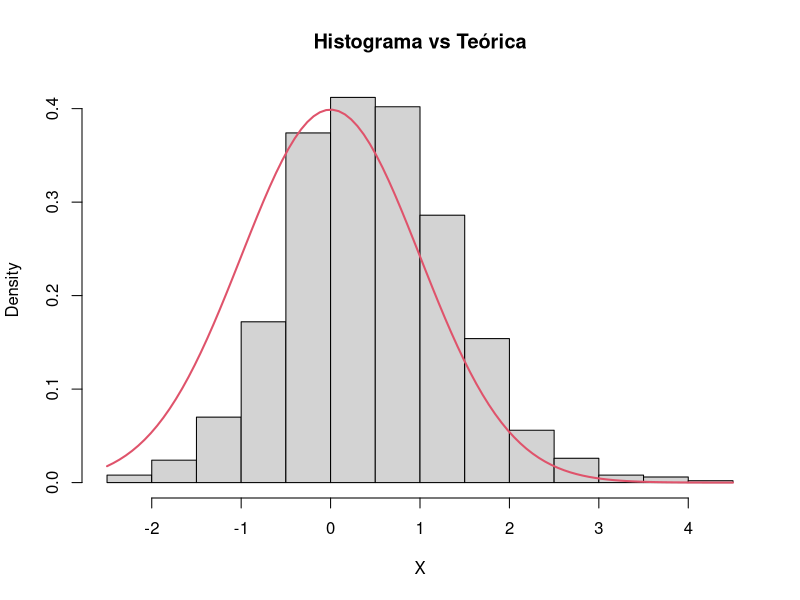
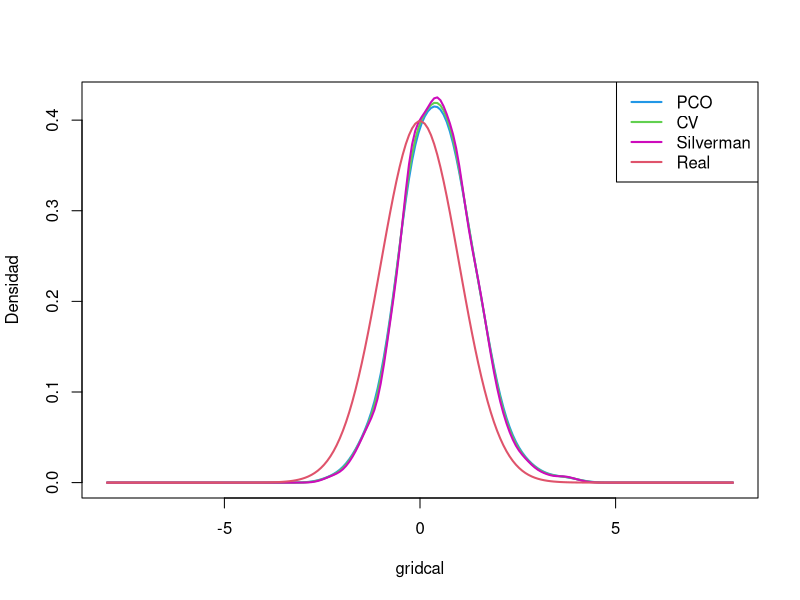

Here is the R script that generated these plots, in order:
###########################################################
#                  Configuración de Parámetros
###########################################################
n <- 1000          # Tamaño de la muestra a simular[cite: 1]
phi <- 0.9         # Coeficiente de autocorrelación (dependencia temporal)[cite: 1]
densidad <- "normal" # Tipo de densidad objetivo ('normal', 'lognormal' o 'mezcla')[cite: 1]

###########################################################
#### Parte 0: Funciones para la Densidad Mezcla
###########################################################

# Función de distribución acumulada (CDF) de la mezcla de dos normales[cite: 1]
GMix <- function(x)
{
  return(0.5*pnorm(x, mean=-2, sd=1) + 0.5*pnorm(x, mean=2, sd=1))
}

# Creación de una malla de puntos y sus probabilidades para invertir la CDF[cite: 1]
grid.mix.x <- seq(-8, 8, length.out=10000)
grid.mix.u <- GMix(grid.mix.x)

# Función cuantil (inversa de la CDF) aproximada mediante interpolación[cite: 1]
QMix <- function(u)
{
  approx(x = grid.mix.u, y = grid.mix.x, xout = u, rule = 2)$y
}

###########################################################
#### Parte 1: Generación de Uniformes con Dependencia
###########################################################

# Simulación de un proceso autorregresivo AR(1) para introducir dependencia[cite: 1]
Z <- arima.sim(model=list(ar=phi), n=n)

# Cálculo de la desviación estándar teórica del proceso estacionario[cite: 1]
sd.Z <- sqrt(1/(1 - phi^2))

# Transformación Integral de Probabilidad para obtener U(0,1) con dependencia[cite: 1]
U <- pnorm(Z, mean=0, sd=sd.Z)

###########################################################
#### Parte 2: Generación de la Muestra Objetivo
###########################################################

# Función para transformar las uniformes a la distribución deseada[cite: 1]
GenerarMuestra <- function(U, densidad)
{
  if(densidad=="normal")
  {
    MP <- 1
    X <- qnorm(U)
    gsup <- 1/sqrt(2*pi) 
    gridcal <- seq(-8, 8, length=200) 
    Delta <- diff(gridcal)[1]
  }
  else if(densidad=="lognormal")
  {
    MP <- 2
    X <- qlnorm(U, meanlog=0, sdlog=0.5)
    gsup <- exp(0.125)/(0.5*sqrt(2*pi))
    gridcal <- seq(0, qlnorm(0.999999, 0, 0.5), length=200)
    Delta <- diff(gridcal)[1]
  }
  else if(densidad=="mezcla")
  {
    MP <- 3
    X <- QMix(U)
    gsup <- 0.5*dnorm(-2, -2, 1) + 0.5*dnorm(-2, 2, 1)
    gridcal <- seq(-8, 8, length=200)
    Delta <- diff(gridcal)[1]
  }
  else
  {
    stop("Densidad no implementada")
  }
  
  return(list(X=X, gsup=gsup, MP=MP, gridcal=gridcal, Delta=Delta))
}

# Ejecución de la generación[cite: 1]
Muestra <- GenerarMuestra(U, densidad)
X <- Muestra$X
MP <- Muestra$MP
gridcal <- Muestra$gridcal
Delta <- Muestra$Delta

###########################################################
#### Parte 3: Análisis Descriptivo y Visualización
###########################################################

# Visualización del histograma comparado con la densidad teórica[cite: 1]
hist(X, probability = TRUE, breaks = 20, main="Histograma vs Teórica")

if(densidad=="normal") {curve(dnorm(x), add = TRUE, col = 2, lwd = 2)}
if(densidad=="lognormal") {curve(dlnorm(x, meanlog=0, sdlog=0.5), add=TRUE, col=2, lwd=2)}
if(densidad=="mezcla") {curve(0.5*dnorm(x, -2, 1) + 0.5*dnorm(x, 2, 1), add=TRUE, col=2, lwd=2)}

###########################################################
#### Parte 4: Estimación de Densidad por Método PCO 
###########################################################

# Definición de la familia de ventanas candidatas (H)[cite: 1]
u <- seq(0, floor(log(n))*(2/3), by = 0.1)
H <- exp(-u)
h_min <- min(H)

# Estimador de Núcleo (Kernel) Gaussiano básico[cite: 1]
gh <- function(x, h, X)
{
  n_len <- length(X)
  return(sum(dnorm((x-X)/h))/(n_len*h))
}

# Producto interno exacto de dos núcleos Gaussianos para el cálculo de penalidad
inner_prod_K <- function(h1, h2) {
  return(1 / sqrt(2 * pi * (h1^2 + h2^2)))
}

# Evaluación del estimador de "overfitting" en la malla
gh_min <- sapply(gridcal, function(z) gh(z, h_min, X))

# Función principal para seleccionar el ancho de banda usando PCO
PCO_Selection <- function(H, h_min, X, gridcal, Delta, gh_min) {
  n_len <- length(X)
  criterios <- numeric(length(H))
  estimadores <- matrix(0, nrow=length(gridcal), ncol=length(H))
  
  for(i in seq_along(H)) {
    h <- H[i]
    
    # 1. Calcular estimador para ventana h
    gh_h <- sapply(gridcal, function(z) gh(z, h, X))
    estimadores[, i] <- gh_h
    
    # 2. Calcular la norma L2 empírica (ISE discreto) respecto al overfitting
    norm_diff <- sum((gh_h - gh_min)^2) * Delta
    
    # 3. Calcular penalidad óptima
    pen_opt <- 2 * inner_prod_K(h, h_min) / n_len
    
    # 4. Criterio PCO
    criterios[i] <- norm_diff + pen_opt
  }
  
  # Seleccionar el estimador que minimiza el criterio
  idx_optimo <- which.min(criterios)
  
  return(list(
    hhat = H[idx_optimo],
    ghat = estimadores[, idx_optimo],
    criterios = criterios
  ))
}

# Ejecutar estimación PCO
PCO_result <- PCO_Selection(H, h_min, X, gridcal, Delta, gh_min)

###########################################################
#### Parte 5: Comparativa con Métodos Clásicos
###########################################################

# 1. Cross-Validation (Validación Cruzada)[cite: 1]
hcv <- bw.ucv(X)
gh.cv <- sapply(gridcal, function(z) gh(z, hcv, X))

# 2. Regla de Silverman[cite: 1]
h.sil <- bw.nrd0(X)
gh.sil <- sapply(gridcal, function(z) gh(z, h.sil, X))

# Determinar la densidad real para el cálculo del error (ISE)[cite: 1]
if(MP==1) {g.real <- dnorm(gridcal)}
if(MP==2) {g.real <- dlnorm(gridcal, meanlog=0, sdlog=0.5)}
if(MP==3) {g.real <- 0.5*dnorm(gridcal, -2, 1) + 0.5*dnorm(gridcal, 2, 1)}

###########################################################
#### Parte 6: Resultados y Errores (ISE)
###########################################################

# Gráfico comparativo de todas las estimaciones[cite: 1]
plot(gridcal, PCO_result$ghat, type="l", lwd=2, col=4,
     ylim=c(0, max(PCO_result$ghat, gh.cv, gh.sil, g.real)), ylab="Densidad")
lines(gridcal, gh.cv, col=3, lwd=2)
lines(gridcal, gh.sil, col=6, lwd=2)
lines(gridcal, g.real, col=2, lwd=2)
legend("topright", legend=c("PCO", "CV", "Silverman", "Real"), col=c(4, 3, 6, 2), lwd=2)

# Cálculo del Error Cuadrático Integrado Aproximado (ISE)[cite: 1]
ISE.PCO <- sum((PCO_result$ghat - g.real)^2) * Delta
ISE.CV  <- sum((gh.cv - g.real)^2) * Delta
ISE.SIL <- sum((gh.sil - g.real)^2) * Delta

print(data.frame(Metodo=c("PCO", "CV", "Silverman"), ISE=c(ISE.PCO, ISE.CV, ISE.SIL)))
